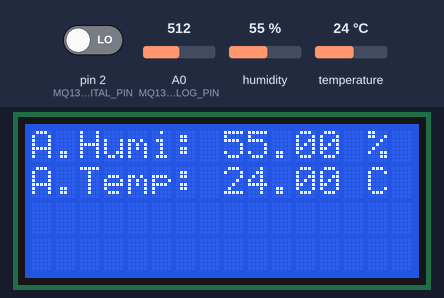
Simulated run of this sketch. Board: Arduino Uno, built with avr-gcc and run on an emulated ATmega328P. Parts: 16×4 character LCD. The inputs (shaded band) are chosen by the test bench; at power-on: humidity 55 %, A0 (MQ135_ANALOG_PIN) = 512, temperature 24 °C, pin 2 (MQ135_DIGITAL_PIN) LOW. What the sketch prints to the serial monitor is not drawn.

Above: at 2.7 s.
2.8 s: humidity set to 22 %
At 14.4 s:
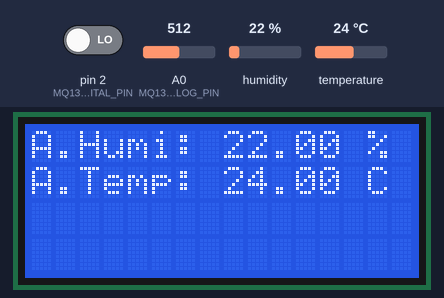
14.7 s: A0 (MQ135_ANALOG_PIN) set to 1004
At 28.6 s:
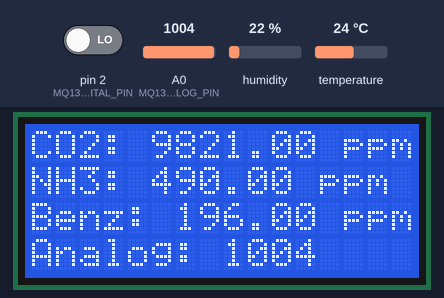
28.7 s: A0 (MQ135_ANALOG_PIN) set to 1023
At 40.8 s:
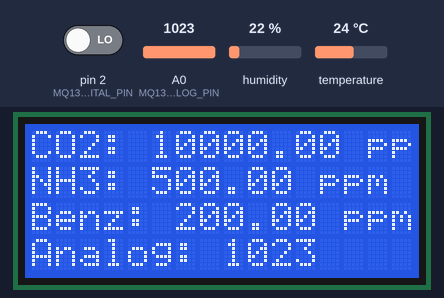
41.1 s: temperature set to 12 °C
At 47.3 s:
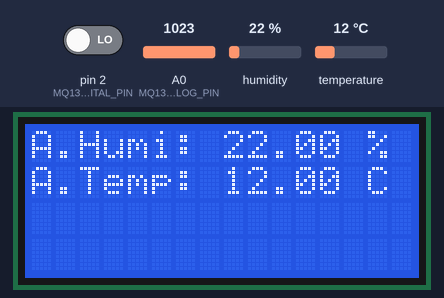
52.3 s: humidity set to 40 %
At 59.1 s:
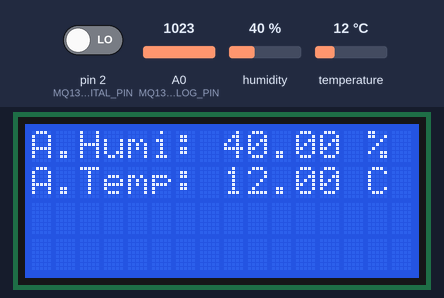
63.5 s: A0 (MQ135_ANALOG_PIN) set to 900
At 73.9 s:
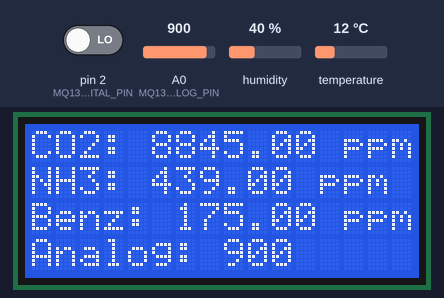
Timing chart, 0 to 75.4 s (numbered marks = the images above; inputs shaded):
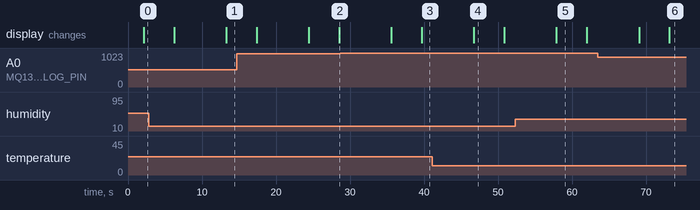

The sketch:

Uno_2.ino
```cpp
#include <Wire.h>
#include <LiquidCrystal_I2C.h>
#include "DHT.h"

// DHT sensor setup
#define DHTPIN1 7        // Pin connected to the first DHT sensor
//#define DHTPIN2 6        // Pin connected to the second DHT sensor
#define DHTTYPE DHT11    // Type of DHT sensor: DHT11

// MQ135 sensor setup
#define MQ135_ANALOG_PIN A0 // Analog pin connected to MQ135 sensor
#define MQ135_DIGITAL_PIN 2 // Digital pin connected to MQ135 sensor

// Initialize DHT sensors
DHT dht1(DHTPIN1, DHTTYPE);
//DHT dht2(DHTPIN2, DHTTYPE);

// LCD setup
LiquidCrystal_I2C lcd(0x27, 16, 4); // I2C address 0x27, 16 columns, 4 rows

void setup() {
  // Initialize serial communication
  Serial.begin(9600);
  Serial.println("DHT11 Dual Sensor and MQ135 Gas Sensor Reading!");

  // Initialize the DHT sensors
  dht1.begin();
  //dht2.begin();

  // Initialize the LCD
  lcd.init();
  lcd.backlight();

  // Initialize the MQ135 digital pin as input
  pinMode(MQ135_DIGITAL_PIN, INPUT);
}

void loop() {
  // Wait a few seconds between measurements
  delay(2000);

  // Read humidity from both DHT sensors
  float humidity1 = dht1.readHumidity();
 // float humidity2 = dht2.readHumidity();

  // Read temperature in Celsius from both DHT sensors
  float tempC1 = dht1.readTemperature();
  //float tempC2 = dht2.readTemperature();

  // Read temperature in Fahrenheit from both DHT sensors
  float tempF1 = dht1.readTemperature(true);
  //float tempF2 = dht2.readTemperature(true);

  // Check if any reads failed for either sensor
  if (isnan(humidity1) || isnan(tempC1) || isnan(tempF1) ){
      //isnan(humidity2) || isnan(tempC2) || isnan(tempF2)) {
    Serial.println("Failed to read from one or both DHT sensors!");
    return;
  }

  // Compute average humidity and temperature
  float avgHumidity = humidity1;
  float avgTempC = tempC1;
  float avgTempF = tempF1;

  // Compute average heat index in Fahrenheit
  float heatIndexF1 = dht1.computeHeatIndex(tempF1, humidity1);
  //float heatIndexF2 = dht2.computeHeatIndex(tempF2, humidity2);
  float avgHeatIndexF = heatIndexF1;

  // Compute average heat index in Celsius
  float heatIndexC1 = dht1.computeHeatIndex(tempC1, humidity1, false);
  //float heatIndexC2 = dht2.computeHeatIndex(tempC2, humidity2, false);
  float avgHeatIndexC = heatIndexC1;

  // Read the MQ135 sensor values
  int mq135AnalogValue = analogRead(MQ135_ANALOG_PIN);
  int mq135DigitalValue = digitalRead(MQ135_DIGITAL_PIN);

  // Convert the analog value to a gas concentration value
  // For simplicity, we'll just map the raw analog value
  // Actual conversion will depend on calibration and specific gas
  float co2Level = map(mq135AnalogValue, 0, 1023, 400, 10000); // CO2 in ppm (example range)
  float ammoniaLevel = map(mq135AnalogValue, 0, 1023, 0, 500); // Ammonia in ppm (example range)
  float benzeneLevel = map(mq135AnalogValue, 0, 1023, 0, 200); // Benzene in ppm (example range)

  // Display DHT11 average readings on the LCD
  lcd.clear();
  lcd.setCursor(0, 0); // Line 1
  lcd.print("A.Humi: ");
  lcd.print(avgHumidity);
  lcd.print(" %");

  lcd.setCursor(0, 1); // Line 2
  lcd.print("A.Temp: ");
  lcd.print(avgTempC);
  lcd.print(" C");

  // Delay to allow DHT11 readings to be visible
  delay(4000);

  // Display MQ135 gas sensor readings on the LCD
  lcd.clear();
  lcd.setCursor(0, 0); // Line 1
  lcd.print("CO2: ");
  lcd.print(co2Level);
  lcd.print(" ppm");

  lcd.setCursor(0, 1); // Line 2
  lcd.print("NH3: ");
  lcd.print(ammoniaLevel);
  lcd.print(" ppm");

  lcd.setCursor(-4, 2); // Line 3
  lcd.print("Benz: ");
  lcd.print(benzeneLevel);
  lcd.print(" ppm");

  lcd.setCursor(-4, 3); // Line 4
  lcd.print("Analog: ");
  lcd.print(mq135AnalogValue);

  // Print gas sensor values to Serial Monitor
  Serial.print("MQ135 Analog Value: ");
  Serial.print(mq135AnalogValue);
  Serial.print("\tCO2 Level: ");
  Serial.print(co2Level);
  Serial.print(" ppm\tAmmonia Level: ");
  Serial.print(ammoniaLevel);
  Serial.print(" ppm\tBenzene Level: ");
  Serial.print(benzeneLevel);
  Serial.println(" ppm");

  // Delay to allow MQ135 readings to be visible
  delay(5000);
}
```

Measured:
- the behaviour switches between 1022 and 1023 on A0 (MQ135_ANALOG_PIN) (found by bisection; images 2 and 3)
- after the input at 2.8 s, the display: first differs from a run without the input after 10.5 s (image 1)
- after the input at 14.7 s, the display: first differs from a run without the input after 13.8 s (image 2)
- after the input at 28.7 s, the display: first differs from a run without the input after 11.0 s (image 3)
- after the input at 41.1 s, the display: changes after 5.6 s (image 4)
- after the input at 52.3 s, the display: changes after 5.6 s (image 5)
- after the input at 63.5 s, the display: first differs from a run without the input after 9.7 s (image 6)
